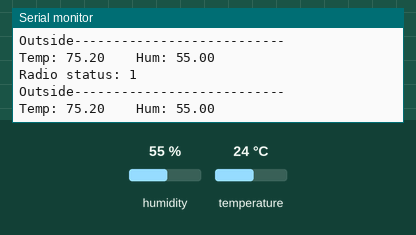
The sketch below on a simulated Arduino Uno, built with avr-gcc and run on an emulated ATmega328P. Parts: the last lines printed to the serial monitor. Inputs (shaded band) come from the test bench; at power-on: humidity 55 %, temperature 24 °C. No radio packets arrive unless stated.

Above: at 1.8 s.
1.9 s: humidity set to 22 %
At 3.0 s:
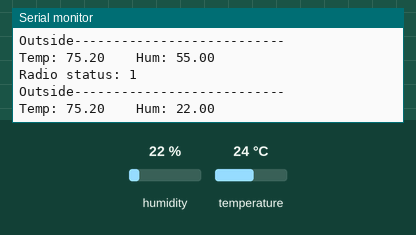
3.4 s: temperature set to 12 °C
At 4.8 s:
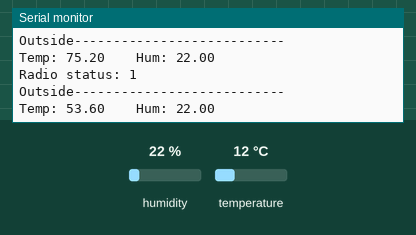
4.9 s: humidity set to 40 %
At 6.2 s:
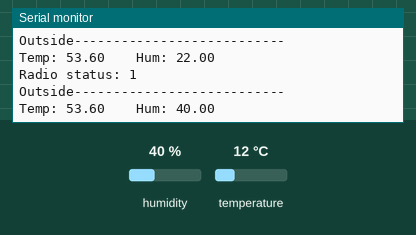
Timing chart, 0 to 7.9 s (numbered marks = the images above; inputs shaded):
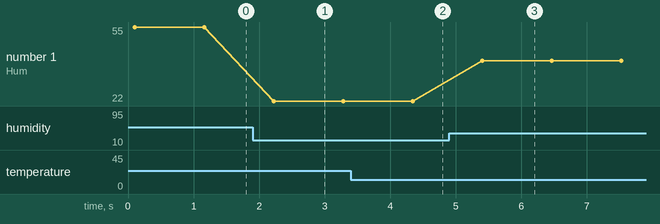

Measured:
- after the input at 1.9 s, the serial monitor: prints a new line after 0.32 s (image 1)
- after the input at 3.4 s, the serial monitor: prints a new line after 0.94 s (image 2)
- after the input at 4.9 s, the serial monitor: prints a new line after 0.50 s (image 3)
- plotted number 1: 55 → 22 after the input at 1.9 s, 22 → 40 after the input at 4.9 s

The sketch:

IDEAHacksTeensy.ino
```cpp
#include <Wire.h>
#include "Adafruit_HTU21DF.h"
#include <nRF24L01.h>
#include <printf.h>
#include <RF24.h>
#include <RF24_config.h>

#define CSN 10
#define CE 9
//#define Button 8

Adafruit_HTU21DF htu = Adafruit_HTU21DF(); //temp sensor
RF24 rf(CE, CSN); //radio module

struct tempHumd {
  float temp;
  float humd;
} outside;

void setup() {
  rf.begin();
  rf.setChannel(5);
  rf.setPALevel(RF24_PA_MIN);
  rf.openWritingPipe(0xe7e7e7e7e7);
  rf.setCRCLength(RF24_CRC_16);

  Serial.begin(9600);

  if (!htu.begin()) {
    Serial.println("Couldn't find sensor!");
    while (1);
  }

//  pinMode(Button, INPUT);
}

//int pPressed = 0;
//bool mode = true; //1 on, off

void loop() {
  //set struct
  outside.temp = CtoF(htu.readTemperature());
  outside.humd = htu.readHumidity();

  //transmit to arduino
  rf.stopListening();
  int status = rf.write(&outside, 2 * sizeof(float));
//  checkButton();

  printDetails(status, &outside);
  delay(1000);
}

float CtoF(float celcius) {
  return celcius*1.8 + 32;
}

void printDetails(int status, struct tempHumd *th) {
  Serial.print("Radio status: "); Serial.println(status);
  Serial.println("");
  Serial.println("Outside---------------------------");
  Serial.print("Temp: "); Serial.print(th->temp);
  Serial.print("\t\tHum: "); Serial.println(th->humd);
  Serial.println("");
}

//void checkButton() {
//    if (digitalRead(Button) == HIGH && pPressed == 0) {
//    Serial.println("BUTTON");
//    pPressed = 1;
//    mode = !mode;
//  } else if (digitalRead(Button) == LOW) {
//    pPressed = 0;
//  }
//}
```
